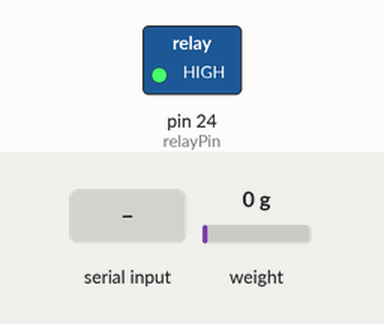
Simulated run of this sketch. Board: Arduino Mega 2560, built with avr-gcc and run on an emulated ATmega2560. Shown: switched loads named in the sketch (green lamp = pin HIGH). The inputs (shaded band) are chosen by the test bench; at power-on: weight on the scale 0 g. What the sketch prints to the serial monitor is not drawn.

Above: at 2.2 s.
2.3 s: "ON\n" received over Serial
At 3.6 s:
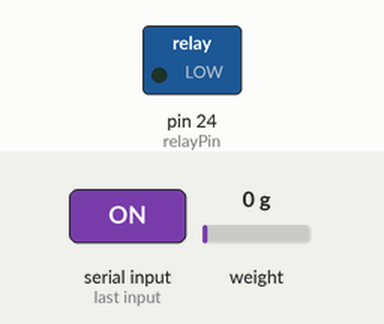
Timing chart, 0 to 5.9 s (numbered marks = the images above; inputs shaded):
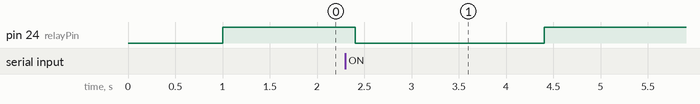

Measured:
- after the input at 2.3 s, pin 24 (relayPin): HIGH → LOW after 0.10 s, → HIGH 2.0 s later

The sketch:

rigscr.ino
```cpp
#include <HX711.h>

#define LOADCELL_DOUT_PIN  4
#define LOADCELL_SCK_PIN   5

HX711 scale;

const int relayPin = 24;
#define calibration_factor 215.03


void setup() {
  Serial.begin(9600);
  scale.begin(LOADCELL_DOUT_PIN, LOADCELL_SCK_PIN);
   scale.set_scale(calibration_factor);
  scale.tare();
  pinMode(relayPin, OUTPUT);
  digitalWrite(relayPin, HIGH);
}

void loop() {
  // Check for incoming serial data
  if (Serial.available() > 0) {
    String command = Serial.readStringUntil('\n');

    if (command == "ON") {
      digitalWrite(relayPin,LOW);
      delay(2000);
      digitalWrite(relayPin, HIGH);

    } else if (command == "OFF") {
      digitalWrite(relayPin, HIGH);
    }
  }

  Serial.print(scale.get_units(), 1);
Serial.println();
  delay(100);

}
```
